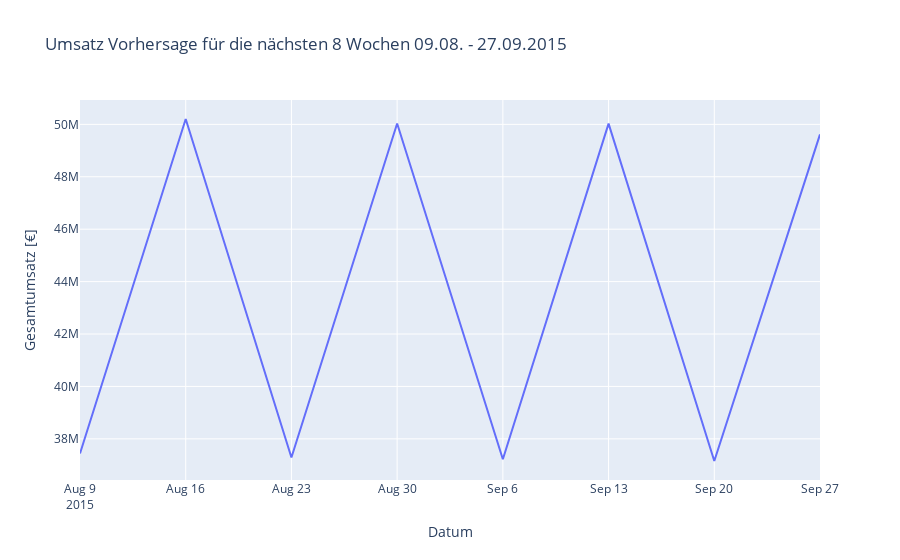

This figure's notebook cell:
### Code cell
df_vorhersage = df_constructed[["Datum", "Filiale"]].copy()
df_vorhersage.sort_values(["Datum", "Filiale"], inplace=True)

# Rücktransformation der logarithmierten Werte
y_past = np.exp(y_train).astype(int).copy()
y_future = np.exp(y_pred).astype(int).copy()
y_rücktransformiert_df = pd.DataFrame({"Umsatz_pred": y_future})

df_vorhersage = pd.concat([df_vorhersage, y_rücktransformiert_df], axis=1)
df_vorhersage = df_vorhersage.groupby(["Datum"])["Umsatz_pred"].sum().reset_index()
# Plotly Express Plot
fig = px.line(df_vorhersage, x='Datum', y="Umsatz_pred",
              title='Umsatz Vorhersage für die nächsten 8 Wochen 09.08. - 27.09.2015', labels={"Umsatz_pred": "Gesamtumsatz [€]"})
fig.show()

### Figure 1 — Plotly figure (JSON) as saved in the notebook; plotly's stock layout.template omitted (floating-point values rounded to 4 significant figures)
{"data": [{"hovertemplate": "Datum=%{x}<br>Gesamtumsatz [€]=%{y}<extra></extra>", "legendgroup": "", "line": {"color": "#636efa", "dash": "solid"}, "marker": {"symbol": "circle"}, "mode": "lines", "name": "", "orientation": "v", "showlegend": false, "type": "scatter", "x": ["2015-08-09T00:00:00", "2015-08-16T00:00:00", "2015-08-23T00:00:00", "2015-08-30T00:00:00", "2015-09-06T00:00:00", "2015-09-13T00:00:00", "2015-09-20T00:00:00", "2015-09-27T00:00:00"], "xaxis": "x", "y": [37441183, 50204977, 37286865, 50035651, 37221886, 50026601, 37154694, 49617733], "yaxis": "y"}], "layout": {"legend": {"tracegroupgap": 0}, "title": {"text": "Umsatz Vorhersage für die nächsten 8 Wochen 09.08. - 27.09.2015"}, "xaxis": {"anchor": "y", "domain": [0, 1], "title": {"text": "Datum"}}, "yaxis": {"anchor": "x", "domain": [0, 1], "title": {"text": "Gesamtumsatz [€]"}}}}
